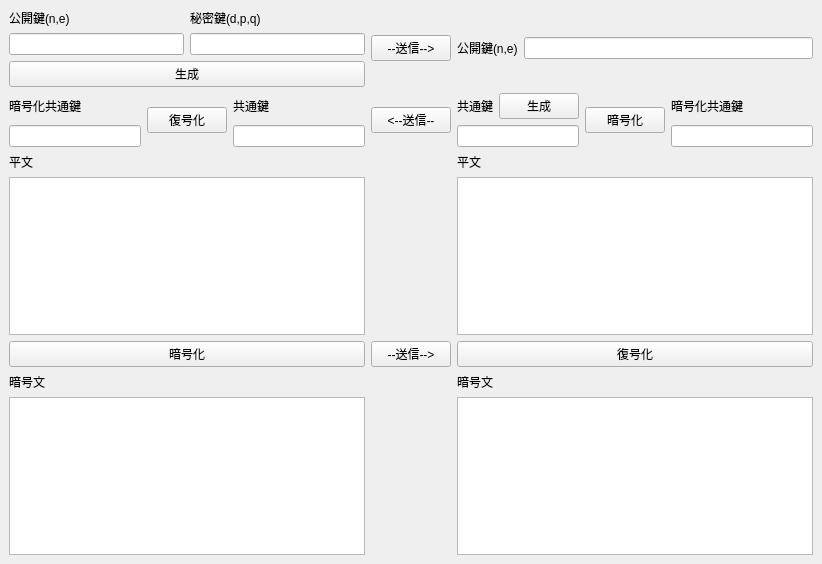
<?xml version="1.0" encoding="UTF-8"?>
<ui version="4.0">
 <class>MainWindow</class>
 <widget class="QMainWindow" name="MainWindow">
  <property name="geometry">
   <rect>
    <x>0</x>
    <y>0</y>
    <width>822</width>
    <height>564</height>
   </rect>
  </property>
  <property name="windowTitle">
   <string>ハイブリット暗号通信デモ</string>
  </property>
  <widget class="QWidget" name="centralwidget">
   <layout class="QGridLayout" name="gridLayout_9">
    <item row="0" column="0">
     <layout class="QGridLayout" name="gridLayout_8">
      <item row="0" column="0">
       <layout class="QHBoxLayout" name="horizontalLayout_4">
        <item>
         <layout class="QGridLayout" name="gridLayout_7">
          <item row="0" column="0">
           <layout class="QGridLayout" name="gridLayout_6">
            <item row="0" column="0">
             <layout class="QVBoxLayout" name="verticalLayout_6">
              <item>
               <widget class="QLabel" name="pubkey_left_label">
                <property name="text">
                 <string>公開鍵(n,e)</string>
                </property>
               </widget>
              </item>
              <item>
               <widget class="QLineEdit" name="pubkey_left_lineEdit">
                <property name="readOnly">
                 <bool>true</bool>
                </property>
               </widget>
              </item>
             </layout>
            </item>
            <item row="0" column="1">
             <layout class="QVBoxLayout" name="verticalLayout_7">
              <item>
               <widget class="QLabel" name="privkey_left_label">
                <property name="text">
                 <string>秘密鍵(d,p,q)</string>
                </property>
               </widget>
              </item>
              <item>
               <widget class="QLineEdit" name="privkey_left_lineEdit">
                <property name="readOnly">
                 <bool>true</bool>
                </property>
               </widget>
              </item>
             </layout>
            </item>
           </layout>
          </item>
          <item row="1" column="0">
           <widget class="QPushButton" name="gen_asymkey_pushButton">
            <property name="text">
             <string>生成</string>
            </property>
           </widget>
          </item>
         </layout>
        </item>
        <item>
         <widget class="QPushButton" name="pubkey_send_pushButton">
          <property name="text">
           <string>--送信--&gt;</string>
          </property>
         </widget>
        </item>
        <item>
         <layout class="QHBoxLayout" name="horizontalLayout">
          <item>
           <widget class="QLabel" name="label_7">
            <property name="text">
             <string>公開鍵(n,e)</string>
            </property>
           </widget>
          </item>
          <item>
           <widget class="QLineEdit" name="pubkey_right_lineEdit">
            <property name="readOnly">
             <bool>true</bool>
            </property>
           </widget>
          </item>
         </layout>
        </item>
       </layout>
      </item>
      <item row="1" column="0">
       <layout class="QHBoxLayout" name="horizontalLayout_5">
        <item>
         <layout class="QHBoxLayout" name="horizontalLayout_2">
          <item>
           <layout class="QVBoxLayout" name="verticalLayout_13">
            <item>
             <widget class="QLabel" name="dec_symkey_left_label">
              <property name="text">
               <string>暗号化共通鍵</string>
              </property>
             </widget>
            </item>
            <item>
             <widget class="QLineEdit" name="dec_symkey_left_lineEdit">
              <property name="readOnly">
               <bool>true</bool>
              </property>
             </widget>
            </item>
           </layout>
          </item>
          <item>
           <widget class="QPushButton" name="dec_symkey_pushButton">
            <property name="text">
             <string>復号化</string>
            </property>
           </widget>
          </item>
          <item>
           <layout class="QVBoxLayout" name="verticalLayout_14">
            <item>
             <widget class="QLabel" name="symkey_left_label">
              <property name="text">
               <string>共通鍵</string>
              </property>
             </widget>
            </item>
            <item>
             <widget class="QLineEdit" name="symkey_left_lineEdit">
              <property name="readOnly">
               <bool>true</bool>
              </property>
             </widget>
            </item>
           </layout>
          </item>
         </layout>
        </item>
        <item>
         <widget class="QPushButton" name="symkey_send_pushButton">
          <property name="text">
           <string>&lt;--送信--</string>
          </property>
         </widget>
        </item>
        <item>
         <layout class="QHBoxLayout" name="horizontalLayout_3">
          <item>
           <layout class="QGridLayout" name="gridLayout_4">
            <item row="0" column="0">
             <widget class="QLabel" name="symkey_right_label">
              <property name="text">
               <string>共通鍵</string>
              </property>
             </widget>
            </item>
            <item row="0" column="1">
             <widget class="QPushButton" name="gen_symkey_pushButton">
              <property name="text">
               <string>生成</string>
              </property>
             </widget>
            </item>
            <item row="1" column="0" colspan="2">
             <widget class="QLineEdit" name="symkey_right_lineEdit">
              <property name="readOnly">
               <bool>true</bool>
              </property>
             </widget>
            </item>
           </layout>
          </item>
          <item>
           <widget class="QPushButton" name="enc_symkey_pushButton">
            <property name="text">
             <string>暗号化</string>
            </property>
           </widget>
          </item>
          <item>
           <layout class="QVBoxLayout" name="verticalLayout_8">
            <item>
             <widget class="QLabel" name="enc_symkey_right_label">
              <property name="text">
               <string>暗号化共通鍵</string>
              </property>
             </widget>
            </item>
            <item>
             <widget class="QLineEdit" name="enc_symkey_right_lineEdit">
              <property name="readOnly">
               <bool>true</bool>
              </property>
             </widget>
            </item>
           </layout>
          </item>
         </layout>
        </item>
       </layout>
      </item>
      <item row="2" column="0">
       <layout class="QHBoxLayout" name="horizontalLayout_6">
        <item>
         <layout class="QVBoxLayout" name="verticalLayout_12">
          <item>
           <layout class="QVBoxLayout" name="verticalLayout_5">
            <item>
             <widget class="QLabel" name="plain_left_label">
              <property name="text">
               <string>平文</string>
              </property>
             </widget>
            </item>
            <item>
             <widget class="QPlainTextEdit" name="plain_left_plainTextEdit"/>
            </item>
           </layout>
          </item>
          <item>
           <widget class="QPushButton" name="enc_pushButton">
            <property name="text">
             <string>暗号化</string>
            </property>
           </widget>
          </item>
          <item>
           <layout class="QVBoxLayout" name="verticalLayout_11">
            <item>
             <widget class="QLabel" name="cipher_left_label">
              <property name="text">
               <string>暗号文</string>
              </property>
             </widget>
            </item>
            <item>
             <widget class="QPlainTextEdit" name="cipher_left_plainTextEdit">
              <property name="readOnly">
               <bool>true</bool>
              </property>
             </widget>
            </item>
           </layout>
          </item>
         </layout>
        </item>
        <item>
         <widget class="QPushButton" name="message_send_pushButton">
          <property name="text">
           <string>--送信--&gt;</string>
          </property>
         </widget>
        </item>
        <item>
         <layout class="QVBoxLayout" name="verticalLayout_15">
          <item>
           <layout class="QVBoxLayout" name="verticalLayout_9">
            <item>
             <widget class="QLabel" name="plain_right_label">
              <property name="text">
               <string>平文</string>
              </property>
             </widget>
            </item>
            <item>
             <widget class="QPlainTextEdit" name="plain_right_plainTextEdit">
              <property name="readOnly">
               <bool>true</bool>
              </property>
             </widget>
            </item>
           </layout>
          </item>
          <item>
           <widget class="QPushButton" name="dec_pushButton">
            <property name="text">
             <string>復号化</string>
            </property>
           </widget>
          </item>
          <item>
           <layout class="QVBoxLayout" name="verticalLayout_16">
            <item>
             <widget class="QLabel" name="cipher_right_label">
              <property name="text">
               <string>暗号文</string>
              </property>
             </widget>
            </item>
            <item>
             <widget class="QPlainTextEdit" name="cipher_right_plainTextEdit">
              <property name="readOnly">
               <bool>true</bool>
              </property>
             </widget>
            </item>
           </layout>
          </item>
         </layout>
        </item>
       </layout>
      </item>
     </layout>
    </item>
   </layout>
  </widget>
 </widget>
 <resources/>
 <connections/>
</ui>
